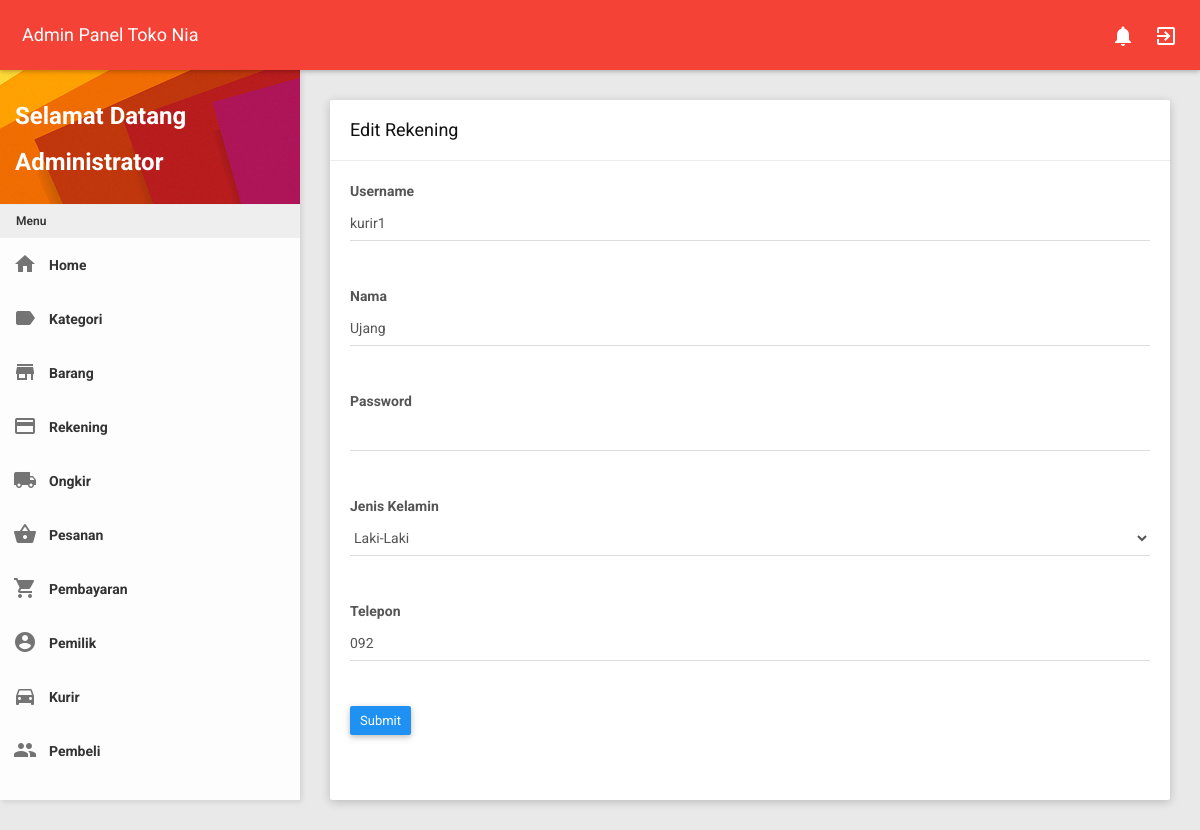
The app's page /admin/admin.php?page=kurir&act=edit&id=3 (signed in) with its own data.
### tables this page shows
CREATE TABLE `kurir` (
  `id_kurir` int(11) NOT NULL,
  `username` varchar(250) NOT NULL,
  `nama` varchar(250) NOT NULL,
  `password` varchar(250) NOT NULL,
  `jenis_kelamin` varchar(250) NOT NULL,
  `telepon` varchar(250) NOT NULL,
  `status` varchar(250) NOT NULL
);

### admin/page/kurir/edit.php (the view, shortened to what this page needs)
<div class="row clearfix">
    <div class="col-lg-12 col-md-12 col-sm-12 col-xs-12">
        <div class="card">
            <div class="header">
                <h2>
                    Edit Rekening
                </h2>
            </div>
            <?php
              if (isset($_GET['id']) && $_GET['id'] != '') {
              $id = $_GET['id'];
              $sql = "SELECT * FROM kurir WHERE id_kurir = :id";
              $stmt = $pdo->prepare($sql);
              $stmt->bindValue(':id',$id);
              $stmt->execute();
              $row = $stmt->fetch();
            ?>
            <div class="body">
                <div class="row clearfix">
                    <form enctype="multipart/form-data" action="page/kurir/action/edit.php" method="POST">
                        <div class="col-sm-12">
                            <div class="form-group">
                                <label class="form-label">Username</label>
                                <div class="form-line">
                                    <input type="text" class="form-control" name="username" value="<?=$row['username']?>" readonly>
                                </div>
                            </div>
                        </div>
                        <div class="col-sm-12">
                            <div class="form-group">
                                <label class="form-label">Nama</label>
                                <div class="form-line">
                                    <input type="text" class="form-control" name="nama" value="<?=$row['nama']?>" required>
                                </div>
                            </div>
                        </div>
                        <div class="col-sm-12">
                            <div class="form-group">
                                <label class="form-label">Password</label>
                                <div class="form-line">
                                    <input type="password" class="form-control" name="password">
                                </div>
                            </div>
                        </div>
                        <div class="col-sm-12">
                            <div class="form-group">
                                <label class="form-label">Jenis Kelamin</label>
                                <div class="form-line">
                                    <select class="form-control show-tick" name="jenis_kelamin" required>
                                        <option value="Laki-Laki" <?=($row['jenis_kelamin'] == "Laki-Laki") ? 'selected' : '' ; ?>>Laki-Laki</option>
                                    </select>
                                </div>
                            </div>
                        </div>
                        <div class="col-sm-12">
                            <div class="form-group">
                                <label class="form-label">Telepon</label>
                                <div class="form-line">
                                    <input type="tel" class="form-control" name="telepon" value="<?=$row['telepon']?>" required>
                                </div>
                            </div>
                        </div>
                        <div class="col-sm-12">
                            <div class="form-group">
                                <button type="submit" class="btn btn-primary btn-sm">Submit</button>
                            </div>
                        </div>
                    </form>
                </div>
            </div>
            <?php } ?>
        </div>
    </div>
</div>

### records on screen
kurir: username "kurir1", nama "Ujang", jenis_kelamin "Laki-Laki", telepon "092"

### other values on screen
$_SESSION['nama'] "Administrator"
